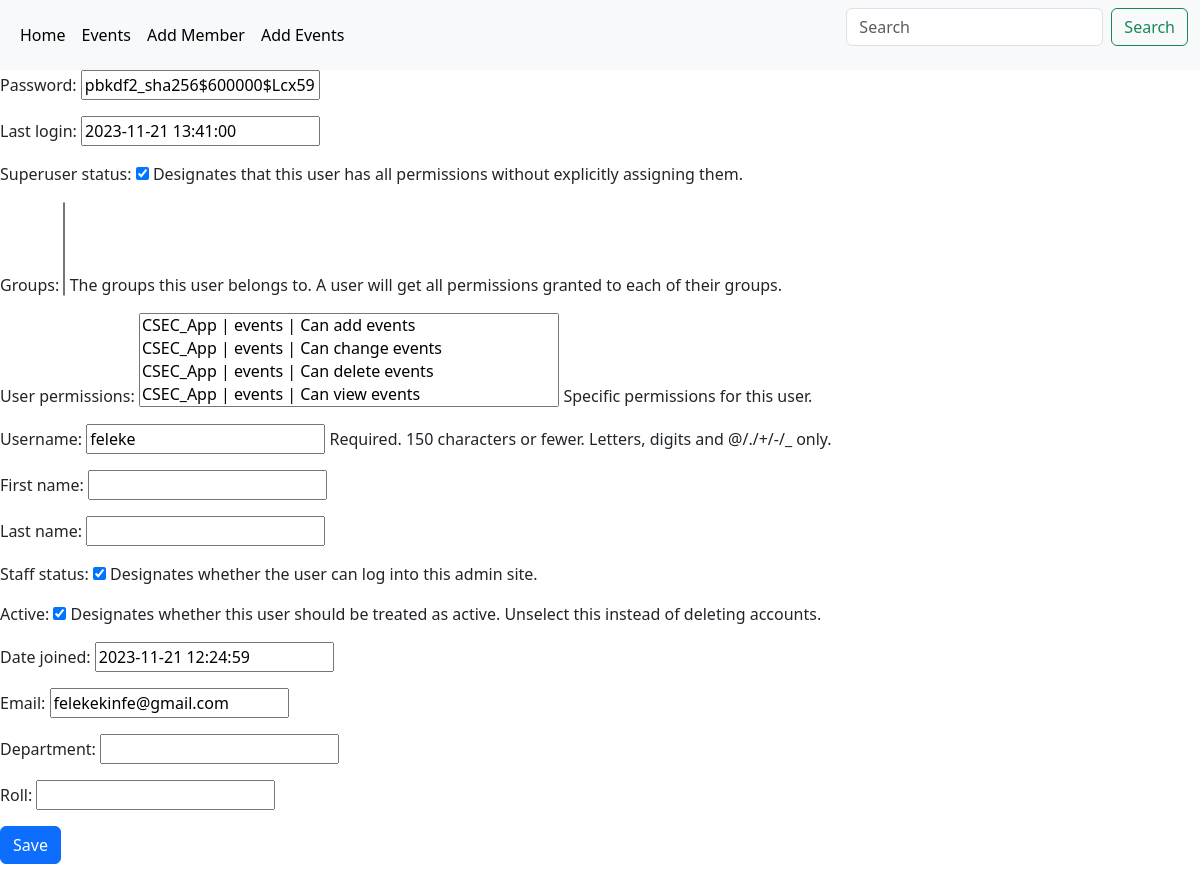
Before: /edit_member/1 with the older database file.
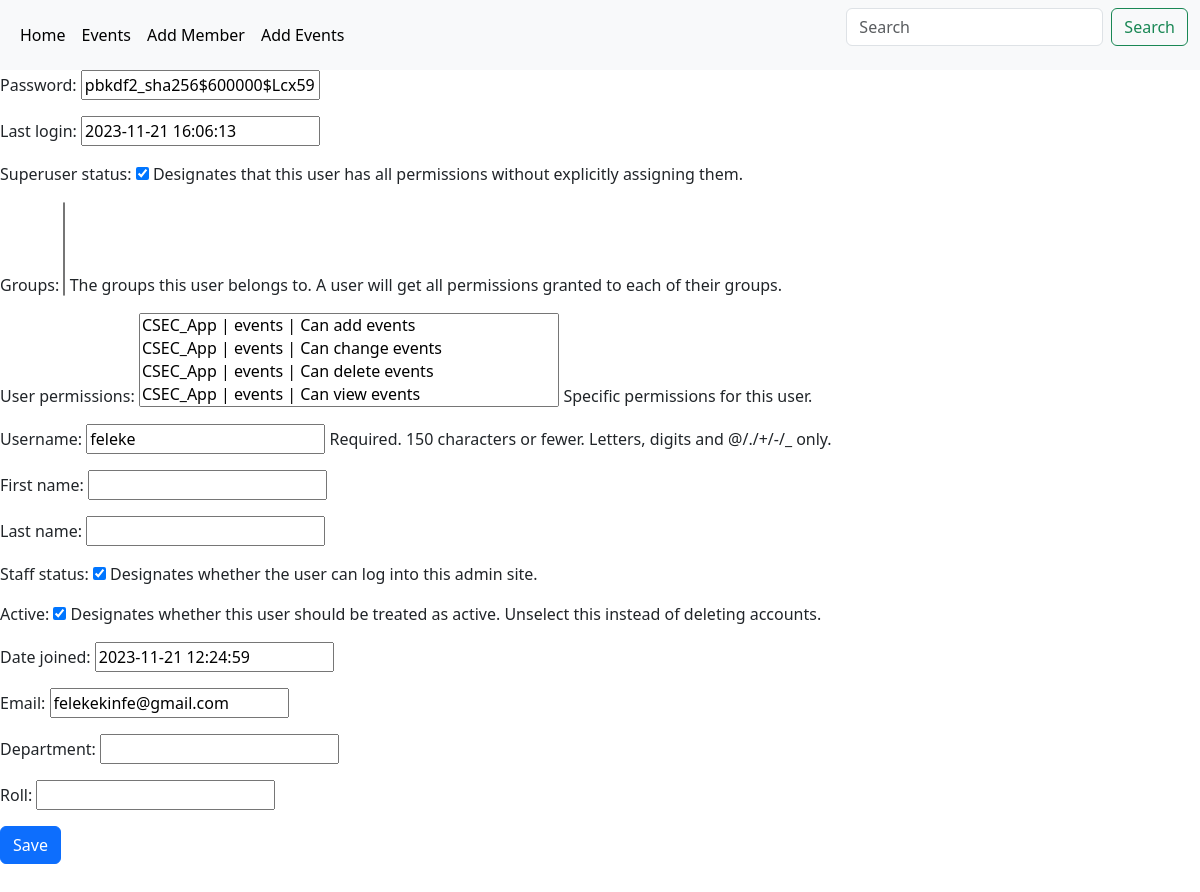
After: the same page with the newer database file.
### CSEC_App/models.py (models this page shows, shortened)
class Members(AbstractUser):
    email=models.EmailField(unique=True)
    department=models.CharField(max_length=100)
    Roll=models.CharField(max_length=200)
    class Meta:
        verbose_name_plural='Members'

### CSEC_App/views.py (the view)
# urls.py: path('edit_member/<int:pk>',EditMemberProfile.as_view(),name='editmember'),
class EditMemberProfile(UpdateView):
    model=Members
    fields='__all__'
    template_name='edit_member_profile.html'
    success_url=reverse_lazy('homepage')

### CSEC_App/templates/edit_member_profile.html (shortened to what this page needs)
{% extends 'base.html' %}
{% load crispy_forms_tags %}
{% block content %}
<form method='Post'>
    {{form.as_p}}
    <button type="submit" class="btn btn-primary btn-block mb-4">Save</button>
</form>
{% endblock content %}

Changed rows visible on the page:
changed Members "feleke": last_login "2023-11-21 13:41:00" → "2023-11-21 16:06:13"
